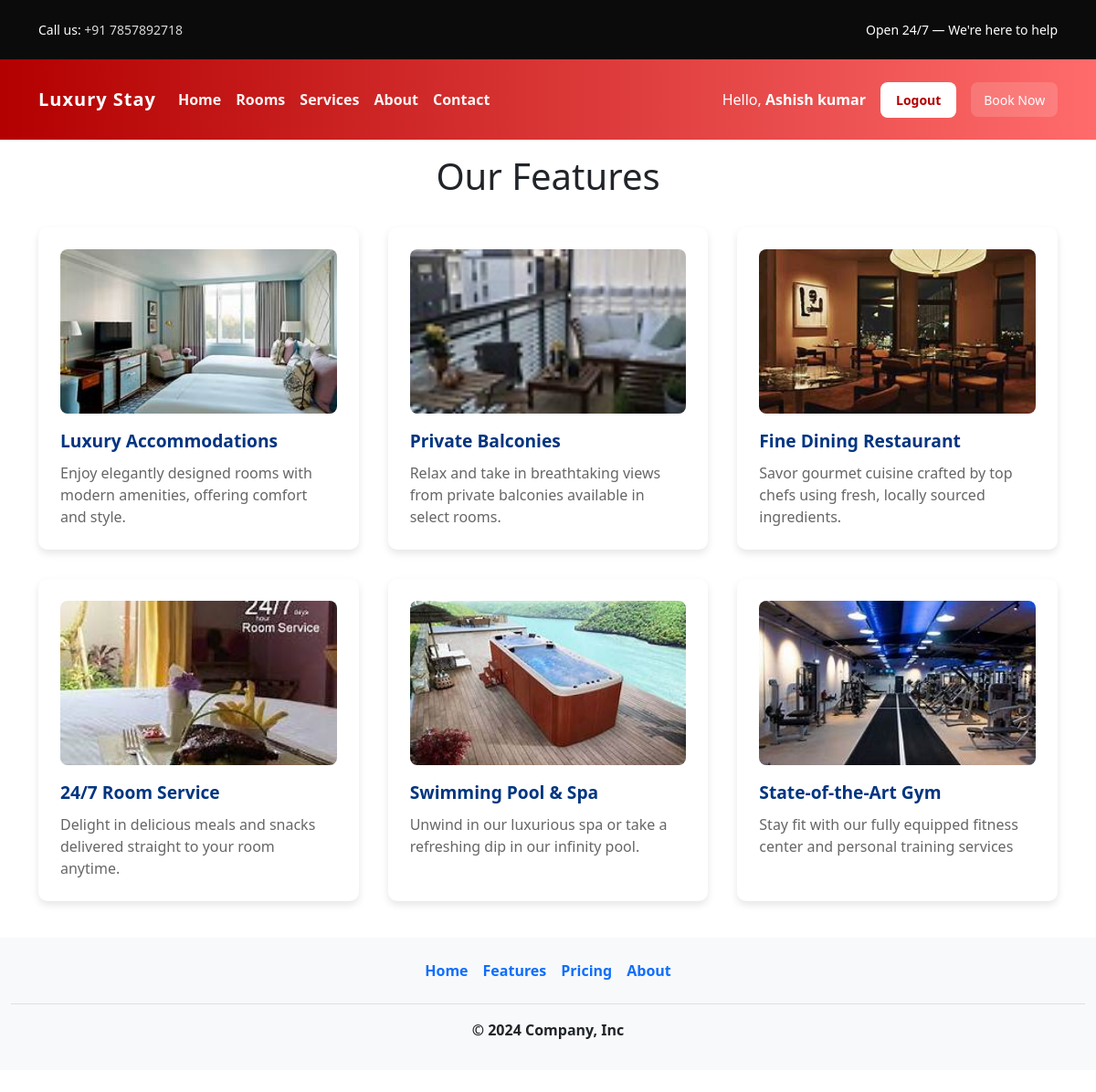
Screenshot of /Features/ (signed in) with the database file from the repository.
### Feature/models.py (models this page shows)
class Featuresdata(models.Model):
    image=models.ImageField()
    header=models.CharField(max_length=50)
    des=models.CharField(max_length=200)

### Feature/views.py (the view)
# urls.py: path("Features/",Features),
def Features(request):
    data=Featuresdata.objects.all()
    return render(request,'Features.html',{"feature":data})

### templates/Features.html (shortened to what this page needs)
{%include 'Header.html'%}
<!DOCTYPE html>
<html lang="en">
  <head>
  </head>
  <body>
    <div class="container">
      <h1>Our Features</h1>
      <div class="feature-section">
        {%for f in feature%}
        <div class="feature-card">
          <img src="/media/{{f.image}}" alt="Spacious Rooms & Suites" />
          <div class="feature-title">{{f.header}}</div>
          <div class="feature-description">{{f.des}}</div>
        </div>
        {%endfor%}
      </div>
    </div>
  </body>
</html>
{%include 'Footer.html'%}

### static/css/style.css (style rules this page uses)
:root { --brand: #b30000; --accent: #ff6b6b; --muted: #6c757d; --card-shadow: 0 8px 24px rgba(0, 0, 0, 0.12); }

### templates/Features.html (style rules this page uses)
body { font-family: Arial, sans-serif; margin: 0; padding: 0; background: #f9f9f9; color: #333; }
.container { max-width: 1200px; margin: auto; padding: 1rem; }
.feature-section { display: grid; grid-template-columns: repeat(auto-fit, minmax(280px, 1fr)); gap: 2rem; margin-top: 2rem; }
.feature-card { background: white; border-radius: 10px; box-shadow: 0 4px 8px rgba(0, 0, 0, 0.1); padding: 1.5rem; transition: transform 0.3s; }
.feature-card img { width: 100%; height: 180px; object-fit: cover; border-radius: 8px; margin-bottom: 1rem; }
.feature-title { font-size: 1.2rem; font-weight: bold; margin-bottom: 0.5rem; color: #003580; }
.feature-description { font-size: 1rem; color: #666; }
h1 { text-align: center; }

### rows the page displays
Featuresdata: image (picture), header "Luxury Accommodations", des "Enjoy elegantly designed rooms with modern amenities, offering comfort and style."
Featuresdata: image (picture), header "Private Balconies", des "Relax and take in breathtaking views from private balconies available in select rooms."
Featuresdata: image (picture), header "Fine Dining Restaurant", des "Savor gourmet cuisine crafted by top chefs using fresh, locally sourced ingredients."
Featuresdata: image (picture), header "24/7 Room Service", des "Delight in delicious meals and snacks delivered straight to your room anytime."
Featuresdata: image (picture), header "Swimming Pool & Spa", des "Unwind in our luxurious spa or take a refreshing dip in our infinity pool."
Featuresdata: image (picture), header "State-of-the-Art Gym", des "Stay fit with our fully equipped fitness center and personal training services"

### other values shown
{{ request.session.user_name }} "Ashish kumar"
